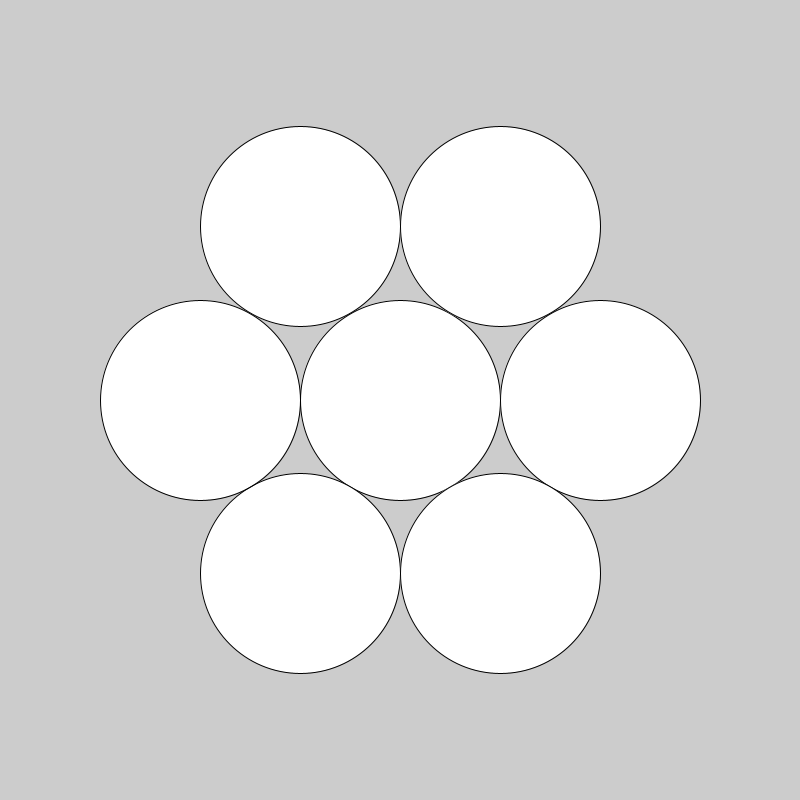
Frame 1 (no input)
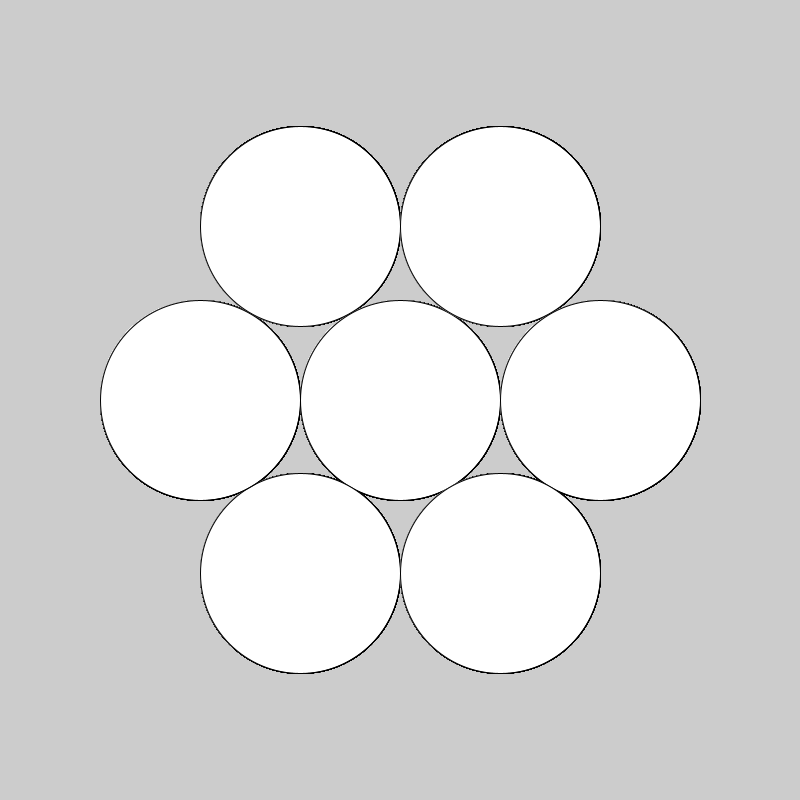
Frame 60 (the mouse pressed at the canvas centre just before this capture)
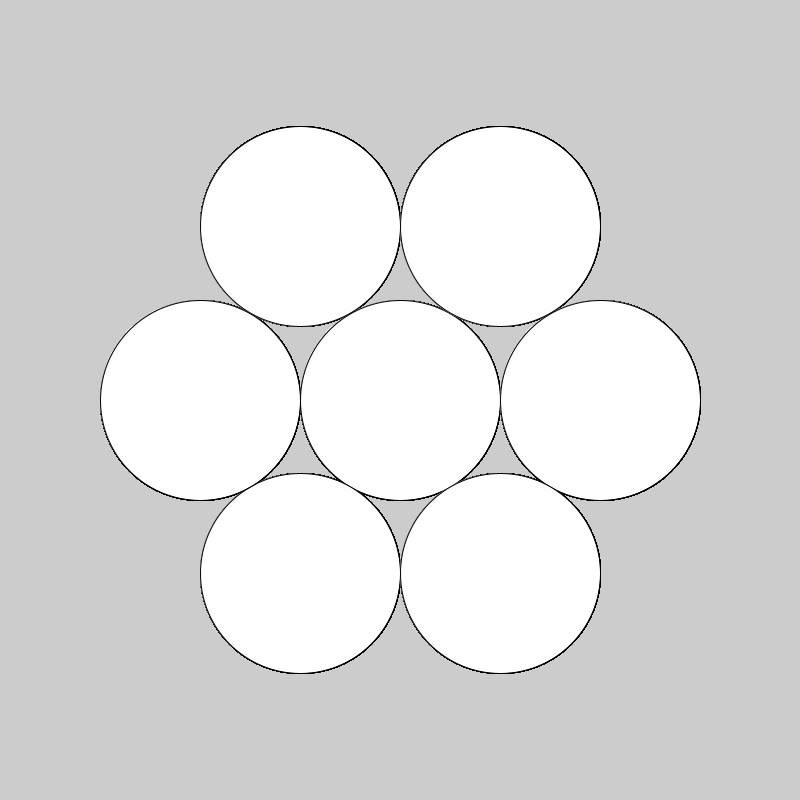
Frame 120 (the mouse held since frame 60 and released just before this capture)

The Processing sketch that drew these frames (run headless with seeded random() and noise(); from frame 60 on, the mouse is pressed at the canvas centre):

// Processing sketch: circles
// ── circles.pde
int s = 200;
void setup(){
  size(800,800);
}
void draw(){
  circle(400,400,s);
  circle(400-s/2,400+s*sqrt(3)/2,s);
  circle(400-s/2,400-s*sqrt(3)/2,s);
  circle(400-s,400,s);
  circle(400+s,400,s);
  circle(400+s/2,400+s*sqrt(3)/2,s);
  circle(400+s/2,400-s*sqrt(3)/2,s);
}
